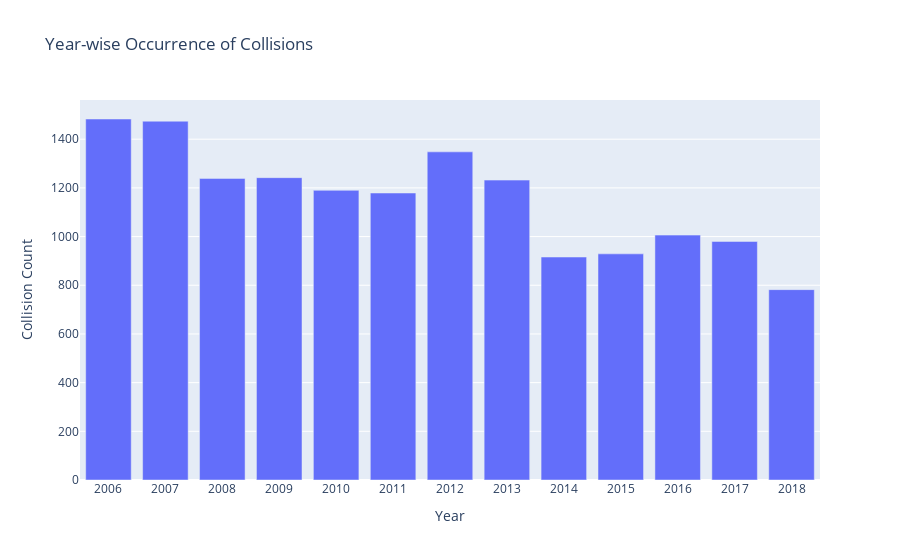

Notebook cell for this chart:
### Code cell
yearly_collision_counts = df['YEAR'].value_counts().reset_index()
yearly_collision_counts.columns = ['Year', 'Collision Count']

# Sort the DataFrame by year
yearly_collision_counts = yearly_collision_counts.sort_values(by='Year')

# Create a bar plot using Plotly
fig = px.bar(yearly_collision_counts, x='Year', y='Collision Count',
              title='Year-wise Occurrence of Collisions',
              labels={'Collision Count': 'Collision Count', 'Year': 'Year'})

# Set x-axis configuration to show every year
fig.update_layout(xaxis=dict(tickmode='linear', dtick=1))

# Show the plot
fig.show()

### Figure 1 — Plotly figure (JSON) as saved in the notebook; plotly's stock layout.template omitted (floating-point values rounded to 4 significant figures)
{"data": [{"alignmentgroup": "True", "hovertemplate": "Year=%{x}<br>Collision Count=%{y}<extra></extra>", "legendgroup": "", "marker": {"color": "#636efa", "pattern": {"shape": ""}}, "name": "", "offsetgroup": "", "orientation": "v", "showlegend": false, "textposition": "auto", "type": "bar", "x": [2006, 2007, 2008, 2009, 2010, 2011, 2012, 2013, 2014, 2015, 2016, 2017, 2018], "xaxis": "x", "y": [1483, 1474, 1239, 1242, 1190, 1179, 1348, 1232, 916, 929, 1006, 980, 782], "yaxis": "y"}], "layout": {"barmode": "relative", "legend": {"tracegroupgap": 0}, "title": {"text": "Year-wise Occurrence of Collisions"}, "xaxis": {"anchor": "y", "domain": [0, 1], "dtick": 1, "tickmode": "linear", "title": {"text": "Year"}}, "yaxis": {"anchor": "x", "domain": [0, 1], "title": {"text": "Collision Count"}}}}
